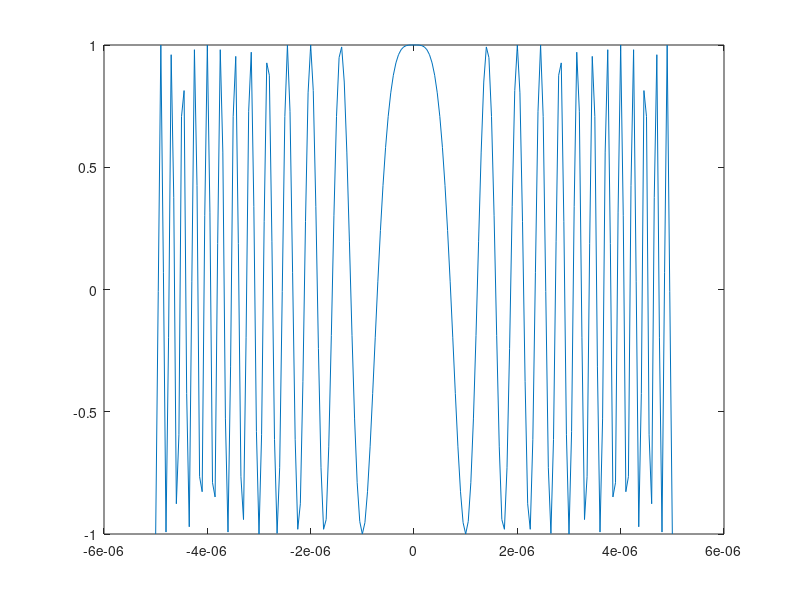
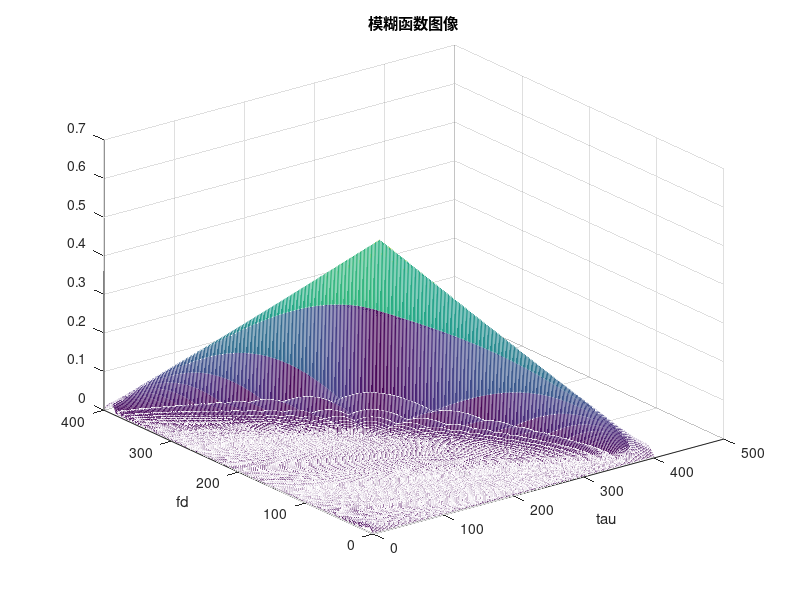

Source code (MATLAB) for these figures, in order:
% LFM信号的模糊函数图像

%参数
f0=1e10;
Tp=1e-5;       %脉冲宽度
B=1e7;         %带宽
fs=2e7;        %采样率
k=B/Tp;
tau=0;
t=tau-Tp/2:1/fs:tau+Tp/2;
s=exp(1j*pi*k.*(t-tau).^2);
plot(t,s);
s_conv1=[zeros(1,round(Tp*fs)),s,zeros(1,2*round(Tp*fs))];
s_conv2=[s,zeros(1,round(Tp*fs))];
s_all=zeros(2*round(Tp*fs),2*round(Tp*fs)+1);
for i=1:2*round(Tp*fs)
    s_all(i,:)=s_conv1(0+i:2*round(Tp*fs)+i).*conj(s_conv2);
end
s_fft=zeros(2*round(Tp*fs),2*round(Tp*fs)+1);
for i=1:2*round(Tp*fs)
    s_fft(i,:)=ifftshift(ifft(s_all(i,:)));
end
figure;
mesh(abs(s_fft));
xlabel("tau");
ylabel("fd");
title("模糊函数图像");
